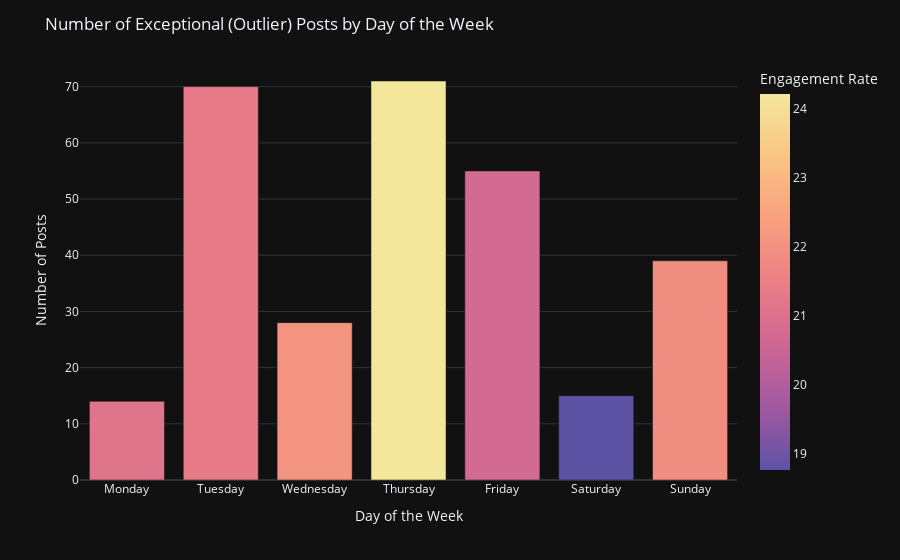

The code cell stored with this chart in its notebook:
### Code cell
# create a groupby object by grouping the data based on weekday for the outlier dataframe
outlier_day_group = outliers.groupby(outliers[PUBLISHED_DATE].dt.weekday)

# create a new dataframe with the mean engagement rate for each day of the week and the number of posts
outlier_day_df = pd.DataFrame(outlier_day_group[ENGAGEMENT_RATE].mean())
outlier_day_df['Day'] = ['Monday', 'Tuesday', 'Wednesday', 'Thursday', 'Friday', 'Saturday', 'Sunday']
outlier_day_df[NUMBER_OF_POSTS] = outlier_day_group[ENGAGEMENT_RATE].count()

# create a bar chart of number of posts for each day of the week with engagement rate as the color
fig = px.bar(outlier_day_df, x='Day', y=NUMBER_OF_POSTS, color=ENGAGEMENT_RATE, color_continuous_scale=COLOR)
fig.update_layout(title='Number of Exceptional (Outlier) Posts by Day of the Week', xaxis_title='Day of the Week', yaxis_title=NUMBER_OF_POSTS)
fig.show()

### Figure 1 — Plotly figure (JSON) as saved in the notebook; plotly's stock layout.template omitted (floating-point values rounded to 4 significant figures)
{"data": [{"alignmentgroup": "True", "hovertemplate": "Day=%{x}<br>Number of Posts=%{y}<br>Engagement Rate=%{marker.color}<extra></extra>", "legendgroup": "", "marker": {"color": [21.13, 21.36, 22.07, 24.21, 20.74, 18.77, 21.9], "coloraxis": "coloraxis", "pattern": {"shape": ""}}, "name": "", "offsetgroup": "", "orientation": "v", "showlegend": false, "textposition": "auto", "type": "bar", "x": ["Monday", "Tuesday", "Wednesday", "Thursday", "Friday", "Saturday", "Sunday"], "xaxis": "x", "y": [14, 70, 28, 71, 55, 15, 39], "yaxis": "y"}], "layout": {"barmode": "relative", "coloraxis": {"colorbar": {"title": {"text": "Engagement Rate"}}, "colorscale": [[0, "rgb(92, 83, 165)"], [0.1667, "rgb(160, 89, 160)"], [0.3333, "rgb(206, 102, 147)"], [0.5, "rgb(235, 127, 134)"], [0.6667, "rgb(248, 160, 126)"], [0.8333, "rgb(250, 196, 132)"], [1, "rgb(243, 231, 155)"]]}, "legend": {"tracegroupgap": 0}, "margin": {"t": 60}, "title": {"text": "Number of Exceptional (Outlier) Posts by Day of the Week"}, "xaxis": {"anchor": "y", "domain": [0, 1], "title": {"text": "Day of the Week"}}, "yaxis": {"anchor": "x", "domain": [0, 1], "title": {"text": "Number of Posts"}}}}
